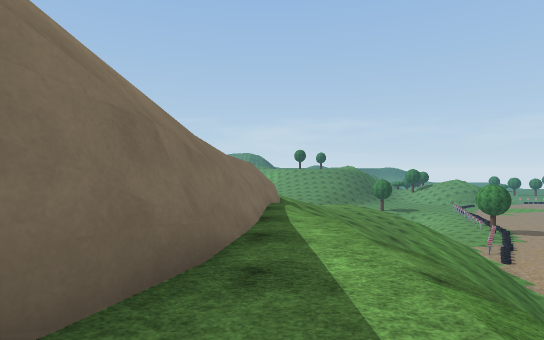
View 1 (above)

16 first-person views from a walk through a 3-D level made in the Unity game engine. The camera is 1.4 m above the floor, looks level and sees 80° across. The floor is counted in squares, 2 m on a side. Each view is taken from the middle of a square. On the plan, view 1 faces up. The plan holds only what a view shows up to about 10 squares ahead; the rest is blank. The place goes on beyond the plan. Some trees and plants on the terrain are drawn as simple stand-ins. The player is left out. Some surface patterns are stand-ins.

View 2
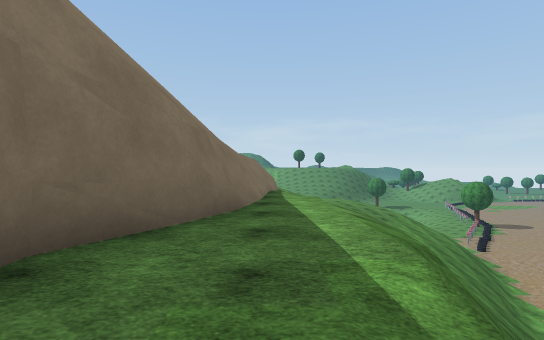

View 3
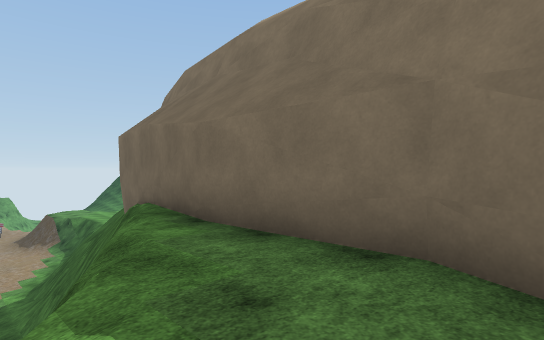

View 4
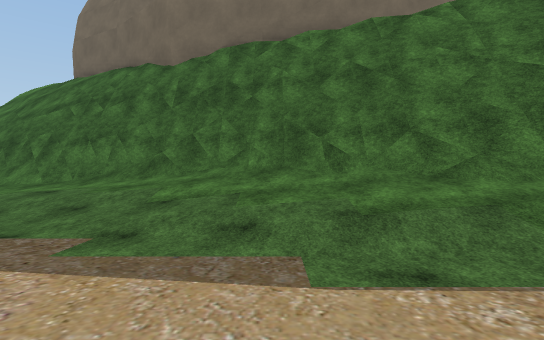

View 5
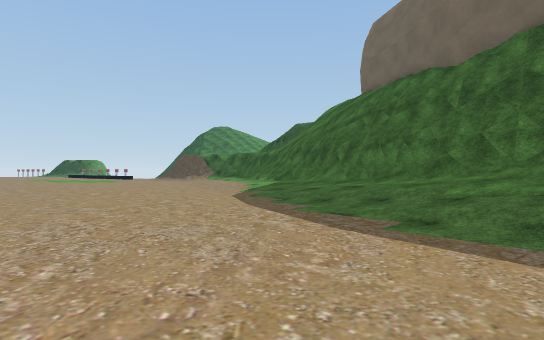

View 6
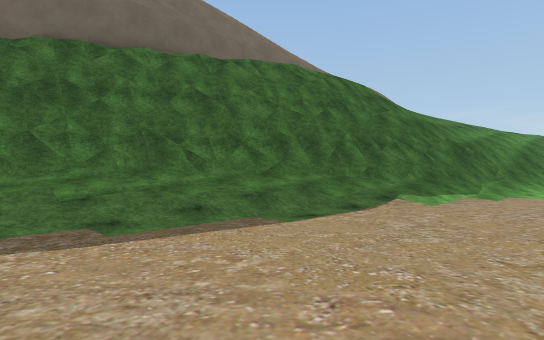

View 7
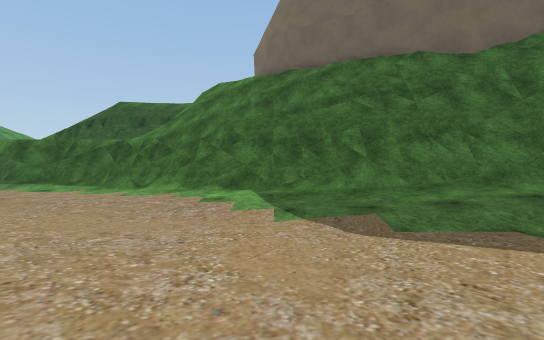

View 8
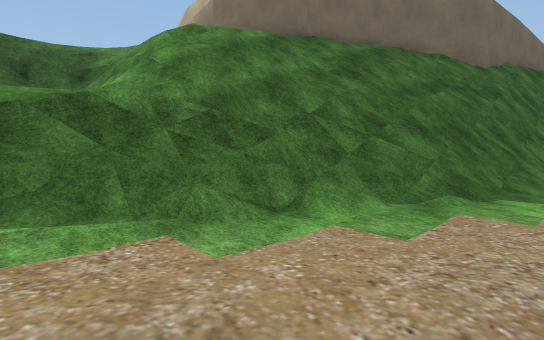

View 9
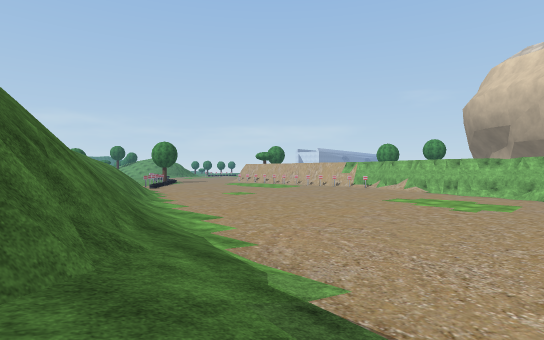

View 10
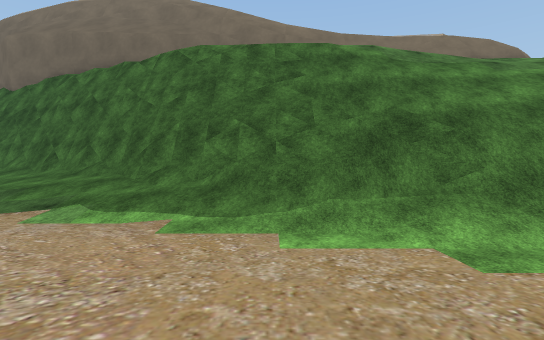

View 11
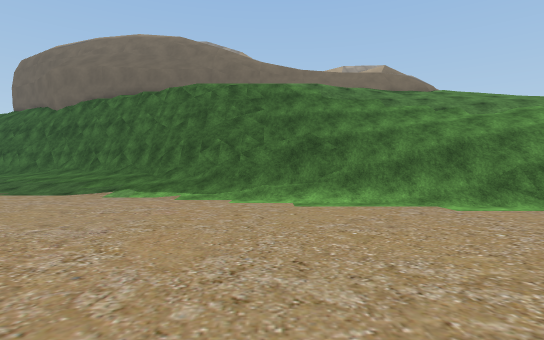

View 12
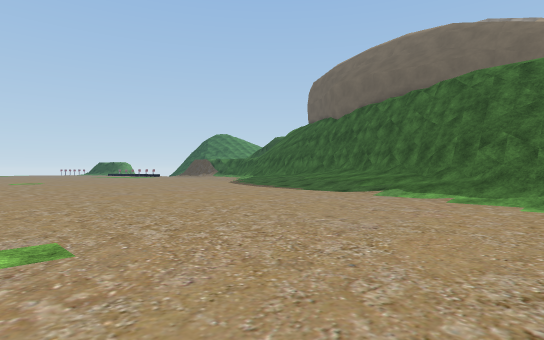

View 13
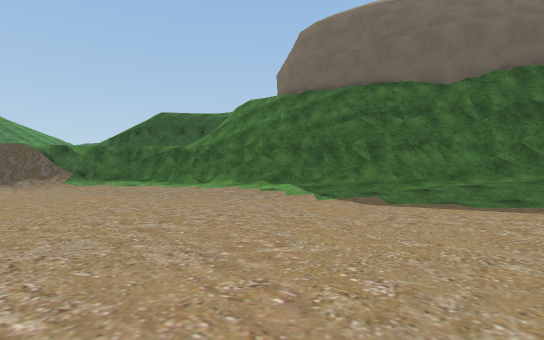

View 14
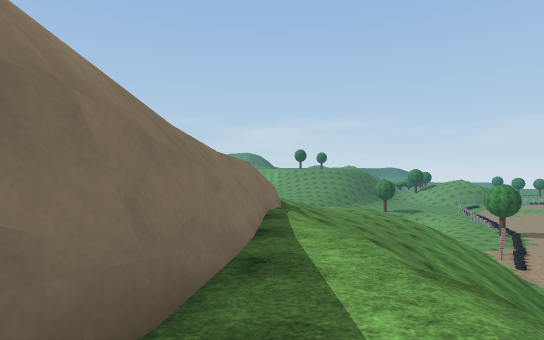

View 15
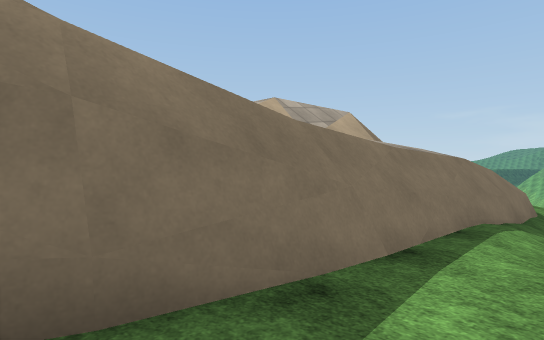

View 16
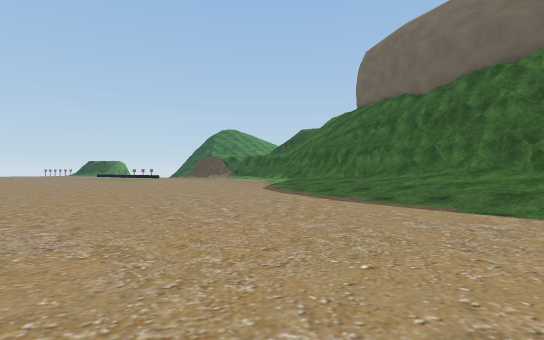

### Floor plan
Key: @ floor where view 1 was taken; # wall or solid block; . main floor; : floor 0.5 m higher than the main floor; + floor 1 m higher than the main floor; * floor 1.25 m higher than the main floor; % floor 3.75 m higher than the main floor; & floor 7.75 m higher than the main floor; $ floor 8.5 m higher than the main floor; / step, stairs or slope; = window, fence, low wall or low ledge; v drop or lower ground.
Columns run from 10 left of view 1 to 15 right of it. Each row starts with its distance up from view 1.
 11           $&///////
 10           /////////
  9           #////////
  8          $#////////
  7          $#///////...
  6          $#///////....
  5           #///////.....
  4           #$/////.......
  3          #=$///#/........
  2          #$$####/........
  1          #$$v##/.........
  0         ##@$v#//.........
 -1         ##$v##+/..........
 -2          #/v#//:..........
 -3          #v##*/.........
 -4         $###/+/.........
 -5         $##/*::.........
 -6         ###/+:..........
 -7         ###*/:..........
 -8        $##/+:...........
 -9        ###/::........ ..
-10       ####+::........
-11      #==#/:::........
-12      #//#/::.........
-13    ## /##/::.........
-14   ##///##::..........
-15    $///#/::..........
-16  //////=/::.......
-17 /##v#///::........
-18 /#%  %#/::......
-19      %v:::....

Positions as (right, up) in squares from view 1, and headings:
1: (0, 0), facing up
2: (0, -2), facing up
3: (1, 1), facing down-left
4: (7, -5), facing left
5: (8, -5), facing down-left
6: (8, -8), facing up-left
7: (6, -13), facing left
8: (0, -19), facing up-left
9: (3, -3), facing up-right
10: (10, 2), facing left
11: (14, 3), facing left
12: (14, 3), facing down-left
13: (9, -14), facing left
14: (0, 1), facing up
15: (1, 2), facing up-left
16: (11, -3), facing down-left
